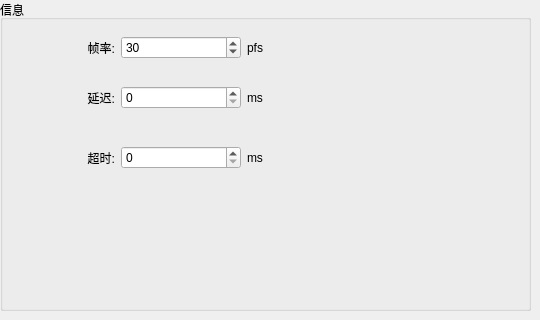
     <widget class="QWidget" name="tab_info">
      <attribute name="title">
       <string>信息设置</string>
      </attribute>
      <widget class="QGroupBox" name="infoset_box">
       <property name="geometry">
        <rect>
         <x>0</x>
         <y>0</y>
         <width>531</width>
         <height>311</height>
        </rect>
       </property>
       <property name="title">
        <string>信息</string>
       </property>
       <widget class="QWidget" name="layoutWidget_2">
        <property name="geometry">
         <rect>
          <x>10</x>
          <y>30</y>
          <width>361</width>
          <height>36</height>
         </rect>
        </property>
        <layout class="QHBoxLayout" name="horizontalLayoutFrame">
         <property name="leftMargin">
          <number>5</number>
         </property>
         <property name="topMargin">
          <number>5</number>
         </property>
         <property name="rightMargin">
          <number>5</number>
         </property>
         <property name="bottomMargin">
          <number>5</number>
         </property>
         <item>
          <widget class="QLabel" name="label_frame">
           <property name="sizePolicy">
            <sizepolicy hsizetype="Fixed" vsizetype="Fixed">
             <horstretch>0</horstretch>
             <verstretch>0</verstretch>
            </sizepolicy>
           </property>
           <property name="minimumSize">
            <size>
             <width>100</width>
             <height>0</height>
            </size>
           </property>
           <property name="text">
            <string>帧率:</string>
           </property>
           <property name="alignment">
            <set>Qt::AlignRight|Qt::AlignTrailing|Qt::AlignVCenter</set>
           </property>
          </widget>
         </item>
         <item>
          <widget class="QSpinBox" name="frame_box">
           <property name="minimum">
            <number>10</number>
           </property>
           <property name="maximum">
            <number>100</number>
           </property>
           <property name="value">
            <number>30</number>
           </property>
          </widget>
         </item>
         <item>
          <widget class="QLabel" name="label_frame_unit">
           <property name="text">
            <string>pfs</string>
           </property>
           <property name="alignment">
            <set>Qt::AlignLeading|Qt::AlignLeft|Qt::AlignVCenter</set>
           </property>
          </widget>
         </item>
        </layout>
       </widget>
       <widget class="QWidget" name="layoutWidget_3">
        <property name="geometry">
         <rect>
          <x>10</x>
          <y>80</y>
          <width>361</width>
          <height>36</height>
         </rect>
        </property>
        <layout class="QHBoxLayout" name="horizontalLayoutDelay">
         <property name="leftMargin">
          <number>5</number>
         </property>
         <property name="topMargin">
          <number>5</number>
         </property>
         <property name="rightMargin">
          <number>5</number>
         </property>
         <property name="bottomMargin">
          <number>5</number>
         </property>
         <item>
          <widget class="QLabel" name="label_delay">
           <property name="sizePolicy">
            <sizepolicy hsizetype="Fixed" vsizetype="Fixed">
             <horstretch>0</horstretch>
             <verstretch>0</verstretch>
            </sizepolicy>
           </property>
           <property name="minimumSize">
            <size>
             <width>100</width>
             <height>0</height>
            </size>
           </property>
           <property name="text">
            <string>延迟:</string>
           </property>
           <property name="alignment">
            <set>Qt::AlignRight|Qt::AlignTrailing|Qt::AlignVCenter</set>
           </property>
          </widget>
         </item>
         <item>
          <widget class="QSpinBox" name="delay_box">
           <property name="maximum">
            <number>1000</number>
           </property>
          </widget>
         </item>
         <item>
          <widget class="QLabel" name="label_delay_unit">
           <property name="text">
            <string>ms</string>
           </property>
          </widget>
         </item>
        </layout>
       </widget>
       <widget class="QWidget" name="layoutWidget_4">
        <property name="geometry">
         <rect>
          <x>10</x>
          <y>140</y>
          <width>361</width>
          <height>36</height>
         </rect>
        </property>
        <layout class="QHBoxLayout" name="horizontalLayout">
         <property name="leftMargin">
          <number>5</number>
         </property>
         <property name="topMargin">
          <number>5</number>
         </property>
         <property name="rightMargin">
          <number>5</number>
         </property>
         <property name="bottomMargin">
          <number>5</number>
         </property>
         <item>
          <widget class="QLabel" name="label_timeout">
           <property name="sizePolicy">
            <sizepolicy hsizetype="Fixed" vsizetype="Fixed">
             <horstretch>0</horstretch>
             <verstretch>0</verstretch>
            </sizepolicy>
           </property>
           <property name="minimumSize">
            <size>
             <width>100</width>
             <height>0</height>
            </size>
           </property>
           <property name="text">
            <string>超时:</string>
           </property>
           <property name="alignment">
            <set>Qt::AlignRight|Qt::AlignTrailing|Qt::AlignVCenter</set>
           </property>
          </widget>
         </item>
         <item>
          <widget class="QSpinBox" name="timeout_box">
           <property name="maximum">
            <number>1000</number>
           </property>
          </widget>
         </item>
         <item>
          <widget class="QLabel" name="label_4">
           <property name="text">
            <string>ms</string>
           </property>
          </widget>
         </item>
        </layout>
       </widget>
      </widget>
     </widget>
